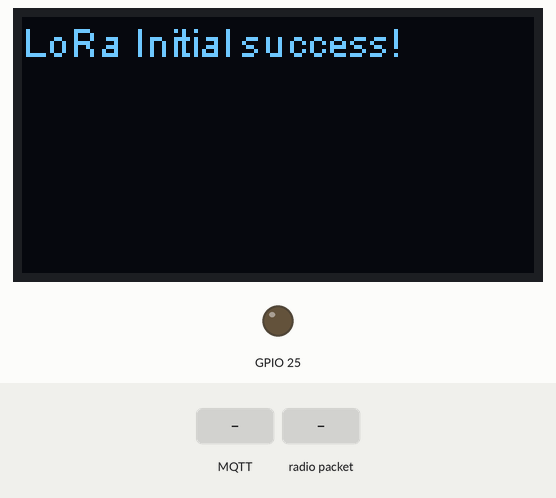
A sketch run on a simulated ESP32. On the bench: 128×64 one-colour display, output pins drawn as LEDs (lit = HIGH). The inputs (shaded band) are chosen by the test bench. WiFi joins after 1.5 s; servers stay silent unless stated; the local clock reads 2024-03-15 10:24:30 at power-on unless the sketch sets it; no MQTT or app messages arrive unless stated; what the sketch prints to the serial monitor is not drawn.

Above: at 0.1 s.
3.2 s: MQTT message "1" arrives on the first subscribed topic
4.7 s: radio packet "1" arrives
6.2 s: MQTT message "on" arrives on the first subscribed topic
7.7 s: MQTT message "off" arrives on the first subscribed topic
Timing chart, 0 to 10.2 s (numbered marks = the images above; inputs shaded):
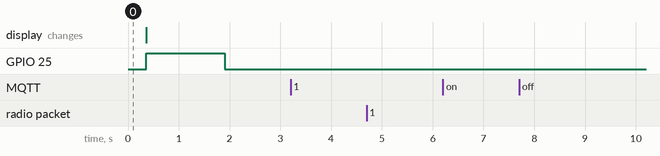

The sketch:

LoRa_Receptor.ino
```cpp
//Librerias
#include "heltec.h"
#include "WiFi.h"
#include <WiFiClientSecure.h>
#include "time.h"
#include <MQTTClient.h>
#include "secrets.h"
#include <ArduinoJson.h>
//Librerias

//Documento Json
StaticJsonDocument<410> payload;
//Documento Json

//MQTT CONF
WiFiClientSecure net = WiFiClientSecure();
MQTTClient mqttClient = MQTTClient(410);
int rst_flag =20 ;
boolean LOST_BROKER = false;
//MQTT CONF

//Informacion necesaria para el  receptor/demodulador
#define SF 7
#define BAND    915E6  //you can set band here directly,e.g. 868E6,915E6
#define BW 125E3 //[4]Ancho de banda de 125Khz
#define CR 5 //[5]Razon de codificacion. valor por defecto 4/5
#define PL 8 //[6]Preamble Length valor por defecto 8
#define SW 0x34 //[7]Sync Word. valor por defecto 0x43
//Informacion necesaria para el  receptor/demodulador
String packet,snr,rssi ;
String packSize = "--";

//mqtt handlers
void messageHandler(String &topic, String &payload) {
  Serial.println("incoming: " + topic + " - " + payload);

//  StaticJsonDocument<200> doc;
//  deserializeJson(doc, payload);
//  const char* message = doc["message"];
}
//mqtt handlers

void cbk(int packetSize) {
  packet ="";
  packSize = String(packetSize,DEC);
  //Serial.print("Tamaño del paquete");
  //Serial.println(packSize);
  for (int i = 0; i < packetSize; i++) { packet += (char) LoRa.read();}
  //Serial.print("Byte decodificado:");Serial.println(packet);}
  //Figuras de Merito
  snr="SNR:"+String(LoRa.packetSnr(),DEC);
  rssi="RSSI:"+String(LoRa.packetRssi(),DEC);
 // LoRaData();

  //Envio de data al broker
  deserializeJson(payload, packet);
  payload["Corral"]="Corral Wvaldo";
  String timedate = printLocalTime();
  timedate.replace("\n", "");
  payload["hora"]=timedate;
  //serializeJsonPretty(payload,Serial);
  char packet[410];
  serializeJson(payload, packet);
  if(mqttClient.publish(MQTT_PUB_TOPIC,packet)){
    Serial.println("paquete enviado");
    }else{
      LOST_BROKER = true;
      }
  //Envio de data al broker
}

//obterner la hora
String printLocalTime()
{
  char buff[80];
  struct tm timeinfo;
  if(!getLocalTime(&timeinfo)){
    Serial.println("Failed to obtain time");
  }
  strftime(buff,80,"%D %T",&timeinfo);
  //Serial.print(buff);
  return buff;

}
//obtener la hora

void connect_jiclora(){
  //MQTT INCIALIZACIONES
  WiFi.mode(WIFI_STA);
  WiFi.begin(WIFI_SSID, WIFI_PASSWORD);

  Serial.println("Connecting to Wi-Fi");
  digitalWrite(LED,HIGH);

  while (WiFi.status() != WL_CONNECTED){
    delay(500);
    rst_flag -=1;
    //Serial.print("Contador antes de aplicar rst de software: ");
   // Serial.println(rst_flag);
    if(rst_flag ==0){
      //Serial.println("Reseteando ESP32");
      ESP.restart();
      }
    //Serial.print(".");
  }
  Serial.println("WIFI Connected");

  net.setCACert(lets_encrypt_Ca);
  //net.setCertificate(lets_encrypt_CRT);
  //net.setPrivateKey(lets_encrypt_PRIVATE);

  mqttClient.begin(MQTT_HOST, MQTT_PORT, net);
  mqttClient.onMessage(messageHandler);

  Serial.println("CONECTANDO A JICLORA BROKER");

  while (!mqttClient.connect(HOSTNAME,MQTT_USER,MQTT_PASS)) {
    Serial.print(".");
    delay(100);
  }

   if(!mqttClient.connected()){
    Serial.println("JICLORA BROKER TIEMPO DE ESPERA EXCEDIDO!");
    return;
  }

  mqttClient.subscribe(MQTT_SUB_TOPIC);

  Serial.println("CONECTADO A JICLORA BROKER!");
  digitalWrite(LED,LOW);

  //MQTT INCIALIZACIONES
  }

  void set_snmp(){
  Serial.print("Setting time using SNTP: ");
  configTime(-5 * 3600, 0, "pool.ntp.org");
  Serial.println(printLocalTime());
    }

void setup() {
  pinMode(LED,OUTPUT);
  Heltec.begin(true /*DisplayEnable Enable*/, true /*Heltec.Heltec.Heltec.LoRa Disable*/, true /*Serial Enable*/, true /*PABOOST Enable*/, BAND /*long BAND*/);
  LoRa.setSpreadingFactor(SF);
  Heltec.display->init();
  Heltec.display->flipScreenVertically();
  Heltec.display->setFont(ArialMT_Plain_10);
  //LoRa.onReceive(cbk);
  LoRa.receive();
  connect_jiclora();
  set_snmp();
  }

void loop() {
  if (WiFi.status()== WL_DISCONNECTED || LOST_BROKER == true ){
    connect_jiclora(); //reconecta
    set_snmp();// configura el la hora nuevamente
    LOST_BROKER = false;
  }else{
  //Recepcion de data
  int packetSize = LoRa.parsePacket();
  if (packetSize){
    cbk(packetSize);
    //delay(10);
    }
   //Recepcion de data
   mqttClient.loop();
  }
  }
```

secrets.h
```cpp
#define SECRET
#define HOSTNAME "<ProvinciaCorregimiento>"
#define MQTT_PUB_TOPIC  "nodos/<HOSTNAME>/medidas"
#define MQTT_SUB_TOPIC  "nodos/<HOSTNAME>/control"

const char WIFI_SSID[] = "<SSID>";
const char WIFI_PASSWORD[] = "<WIFI PASS>";
const char MQTT_HOST[] = "jiclora.duckdns.org";
const int MQTT_PORT = 3883;
const char MQTT_USER[] = "pi"; // leave blank if no credentials used
const char MQTT_PASS[] = "raspberry"; // leave blank if no credentials used

// Letsencrypt CA
static const char lets_encrypt_Ca[] PROGMEM = R"EOF(
-----BEGIN CERTIFICATE-----
MIIDSjCCAjKgAwIBAgIQRK+wgNajJ7qJMDmGLvhAazANBgkqhkiG9w0BAQUFADA/
MSQwIgYDVQQKExtEaWdpdGFsIFNpZ25hdHVyZSBUcnVzdCBDby4xFzAVBgNVBAMT
DkRTVCBSb290IENBIFgzMB4XDTAwMDkzMDIxMTIxOVoXDTIxMDkzMDE0MDExNVow
PzEkMCIGA1UEChMbRGlnaXRhbCBTaWduYXR1cmUgVHJ1c3QgQ28uMRcwFQYDVQQD
Ew5EU1QgUm9vdCBDQSBYMzCCASIwDQYJKoZIhvcNAQEBBQADggEPADCCAQoCggEB
AN+v6ZdQCINXtMxiZfaQguzH0yxrMMpb7NnDfcdAwRgUi+DoM3ZJKuM/IUmTrE4O
rz5Iy2Xu/NMhD2XSKtkyj4zl93ewEnu1lcCJo6m67XMuegwGMoOifooUMM0RoOEq
OLl5CjH9UL2AZd+3UWODyOKIYepLYYHsUmu5ouJLGiifSKOeDNoJjj4XLh7dIN9b
xiqKqy69cK3FCxolkHRyxXtqqzTWMIn/5WgTe1QLyNau7Fqckh49ZLOMxt+/yUFw
7BZy1SbsOFU5Q9D8/RhcQPGX69Wam40dutolucbY38EVAjqr2m7xPi71XAicPNaD
aeQQmxkqtilX4+U9m5/wAl0CAwEAAaNCMEAwDwYDVR0TAQH/BAUwAwEB/zAOBgNV
HQ8BAf8EBAMCAQYwHQYDVR0OBBYEFMSnsaR7LHH62+FLkHX/xBVghYkQMA0GCSqG
SIb3DQEBBQUAA4IBAQCjGiybFwBcqR7uKGY3Or+Dxz9LwwmglSBd49lZRNI+DT69
ikugdB/OEIKcdBodfpga3csTS7MgROSR6cz8faXbauX+5v3gTt23ADq1cEmv8uXr
AvHRAosZy5Q6XkjEGB5YGV8eAlrwDPGxrancWYaLbumR9YbK+rlmM6pZW87ipxZz
R8srzJmwN0jP41ZL9c8PDHIyh8bwRLtTcm1D9SZImlJnt1ir/md2cXjbDaJWFBM5
JDGFoqgCWjBH4d1QB7wCCZAA62RjYJsWvIjJEubSfZGL+T0yjWW06XyxV3bqxbYo
Ob8VZRzI9neWagqNdwvYkQsEjgfbKbYK7p2CNTUQ
-----END CERTIFICATE-----
)EOF";

/*
static const char lets_encrypt_CRT[] PROGMEM = R"KEY(
-----BEGIN CERTIFICATE-----
MIIFXTCCBEWgAwIBAgISA/v8B3U/EhTVfNoBavpqYwE2MA0GCSqGSIb3DQEBCwUA
MEoxCzAJBgNVBAYTAlVTMRYwFAYDVQQKEw1MZXQncyBFbmNyeXB0MSMwIQYDVQQD
ExpMZXQncyBFbmNyeXB0IEF1dGhvcml0eSBYMzAeFw0yMDEwMTgxNDQ2MjFaFw0y
MTAxMTYxNDQ2MjFaMB4xHDAaBgNVBAMTE2ppY2xvcmEuZHVja2Rucy5vcmcwggEi
MA0GCSqGSIb3DQEBAQUAA4IBDwAwggEKAoIBAQDQg4BTNh4UCXEEG3KBtj9LHQZK
afToyaOgdEVVGQonVbapvUr7quXxFeahf+QFmaf6ry92XfIEU5do3jMjHk08jmFM
0NMyflMfNFF5JlYzBK1eTPAn/JxigQNv6+glsQ4+kbELYu4ED7VOPVDWaBNh9ZIu
n7W/79FjKlVo136sVI93kaEjvyN3M6Ryryt2bdRlf6wxJ+aU/C8w/e/wmd7Kz2Rk
sdF+QWiksTeFo+KowsUcOx6VLffVXdoPUakXmYXswW6sLHI72vN5mhuw128gHdiF
YoUh8ceNeGdUnSboeMG/HOZUv5723cALOQjB/gVw4akXBS5tP+sM22ENiFLpAgMB
AAGjggJnMIICYzAOBgNVHQ8BAf8EBAMCBaAwHQYDVR0lBBYwFAYIKwYBBQUHAwEG
CCsGAQUFBwMCMAwGA1UdEwEB/wQCMAAwHQYDVR0OBBYEFJgLg3QuYDINUgX+qr7o
EbF5YjnfMB8GA1UdIwQYMBaAFKhKamMEfd265tE5t6ZFZe/zqOyhMG8GCCsGAQUF
BwEBBGMwYTAuBggrBgEFBQcwAYYiaHR0cDovL29jc3AuaW50LXgzLmxldHNlbmNy
eXB0Lm9yZzAvBggrBgEFBQcwAoYjaHR0cDovL2NlcnQuaW50LXgzLmxldHNlbmNy
eXB0Lm9yZy8wHgYDVR0RBBcwFYITamljbG9yYS5kdWNrZG5zLm9yZzBMBgNVHSAE
RTBDMAgGBmeBDAECATA3BgsrBgEEAYLfEwEBATAoMCYGCCsGAQUFBwIBFhpodHRw
Oi8vY3BzLmxldHNlbmNyeXB0Lm9yZzCCAQMGCisGAQQB1nkCBAIEgfQEgfEA7wB1
AFzcQ5L+5qtFRLFemtRW5hA3+9X6R9yhc5SyXub2xw7KAAABdTxj5aYAAAQDAEYw
RAIgFM+k0/lBbgwhRV7a4H6CCE3ynSUsoSEn7m/N45UCu9QCIHlizwXfBrjIUgHY
ZvS70azM6jhOVvrsEc3GIOU9aISQAHYA9lyUL9F3MCIUVBgIMJRWjuNNExkzv98M
LyALzE7xZOMAAAF1PGPlygAABAMARzBFAiBZz36bLrz0pVXB7d+9V2xtFfwQP+MZ
T3uiO9FjmWin0wIhAKn1Ulms0K16jnJZAHbkjhV5YjOt2K56Ie9qMEgVohx4MA0G
CSqGSIb3DQEBCwUAA4IBAQBU+hOoIZJCBUk6u4O32BRWhArFR+W3vxH9xJvNpmLN
X2I7vPHyfG4i404x3TU5OHQtFvw5+0Q/TQ0d36CJfvAPLJ/G17DvVnp5meSQZ6+0
TM1BD5Cib3BJweSfbGm4JBOdx+WfAk4yeCypC+TsrIcgIql8p4Pe/gQf+IpjgZ+2
miGU1gpViNtBxpXWh+MsK/U0VjhSHMDfGWzYeGv5nmdqJJnsrkIB9rypkguMcHVe
dSbP97gUJPaKsFJwSZe00UxPETb/7Ow+UK+FxT+RletdxvBfygh+GDnycVnXC3ww
KKU0uhCn4sg4R7htPO94mFSNMpb8STINj2d+GEdeQjV7
-----END CERTIFICATE-----
)KEY";

static const char lets_encrypt_PRIVATE[] PROGMEM = R"KEY(
-----BEGIN PRIVATE KEY-----
MIIEvwIBADANBgkqhkiG9w0BAQEFAASCBKkwggSlAgEAAoIBAQDQg4BTNh4UCXEE
G3KBtj9LHQZKafToyaOgdEVVGQonVbapvUr7quXxFeahf+QFmaf6ry92XfIEU5do
3jMjHk08jmFM0NMyflMfNFF5JlYzBK1eTPAn/JxigQNv6+glsQ4+kbELYu4ED7VO
PVDWaBNh9ZIun7W/79FjKlVo136sVI93kaEjvyN3M6Ryryt2bdRlf6wxJ+aU/C8w
/e/wmd7Kz2RksdF+QWiksTeFo+KowsUcOx6VLffVXdoPUakXmYXswW6sLHI72vN5
mhuw128gHdiFYoUh8ceNeGdUnSboeMG/HOZUv5723cALOQjB/gVw4akXBS5tP+sM
22ENiFLpAgMBAAECggEAUcozTPCebceiUDUf/mdpfmI9NHVJfwKRL4BMLewrgnBp
vT0mK3/GwIGRvOm4nMXAEWIkYO7K3w2XB6iZMH5TV5yV6BbFsTnCCyxvhPEXwN1l
z+aoEVdSVIU8vusvXZGM/9gQNWIx8N/kg3MjwWaDq9oy5Bz7ovVEEfzqEbzt0FSI
/kO2ECPHBdrt8Xe3B7dWg3DtsTvOYastZp2GZXNOyCTgLmiK8dG/W696JpzqygKW
6Dd0T3TzTMU16YAHRYie0L9S/A2ZOY+4R4S3tZbW/HljL5krmjsUkusLf116lgrR
mAnIXjyH9TGMNCsmhz+x/8xvdZIcOPEUp6YxhlbmMQKBgQD95xsqAWZC1E/rh5pe
Of+iOb2P2OCOthPKRpkt52OmigMlaUYsQzynEtJBK039O/LUk/S1k2NF+QtClaj7
lAmbT9NlInqDt6DhKNc+qZ1e9TgugAm38fxGQu26O7NdFK+EXLl0I+J1f1oQpZ/v
rlWsM32pD/5VwOj9fPHZ8LDw3QKBgQDSPGrARR0Lwnzp/8nCp+1uj4v3N+iz4aQK
CZqXw06TW5lnv7Z6p6XKkV/qO42y7UWE2rT2fI5Zc/Qo2bpbLrKtfB2XV2ZBVre1
QIdwgjy3YCQOh+rmG/Ihj7JL4SqeLzrWr1zrVZdm0C3Co6e1vO2JdA7LLaPArElo
lKdnBX6jfQKBgQDTC+W1bcJdrHLd+TJkPltxsgMSbZiCp3Adw78Ru/NF/BQPZckx
g5YH3gosp11FMC5xaqaOw3tSL2efqhzzOSMfGSRDPXyOvfUZE0SPTpeD1dskM8Ng
ReGHWZyXH4bAyS/3mseAdU+IkRoBGlqt9MA7yfUasTOcfiRsiA3UNVAudQKBgQCb
L229L0cZfx6lu+I6haqFigBPJD3pSg3EOwKaM9i0fVDnfGQ+dbGzrUuXow4dnXdL
cgVSTO7mqOj5nn4pAHd0B8HwDNu2L0S7zj4rlncrBRSYhUunP8mjbGa4DCVhTouo
HRoBvNRdWB3vJs6NIEBWzgx9fdr6RjKJt/E54pxwIQKBgQCdU38s+/we2+4zAwtd
j1//E67dmjzxP+8xHZAvev6O6W3myMzZhGExkMRavzBTOGt5UE9iD7LJiJ1nE2/F
+k/kN6hgbx5fnpmmV9OHdezcrAqGnF4w/gtMVdcPtIJIPKHUDBGgB8ykknQ2DH0O
y5D9N6tGBJ2gq1Mp9qcawFov2Q==
-----END PRIVATE KEY-----
)KEY";
*/
```

Measured:
- after the input at 3.2 s, every drawn part: stays the same
- after the input at 4.7 s, every drawn part: stays the same
- after the input at 6.2 s, every drawn part: stays the same
- after the input at 7.7 s, every drawn part: stays the same
